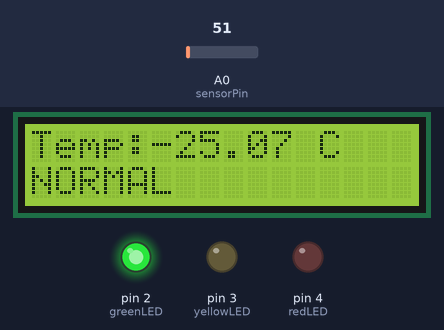
This sketch was run on a simulated Arduino Uno, built with avr-gcc and run on an emulated ATmega328P. Parts: 16×2 character LCD, output pins drawn as LEDs (lit = HIGH). The test bench sets the inputs (shaded band); at power-on: A0 (sensorPin) = 51. What the sketch prints to the serial monitor is not drawn.

Above: at 3.2 s.
3.3 s: A0 (sensorPin) set to 145
At 4.4 s:
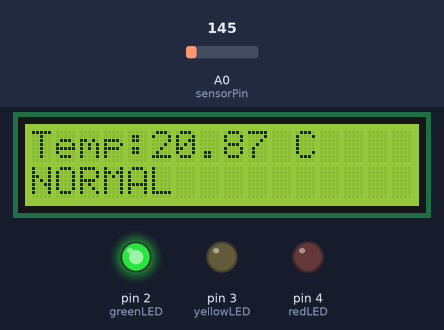
5.5 s: A0 (sensorPin) set to 154
At 6.4 s:
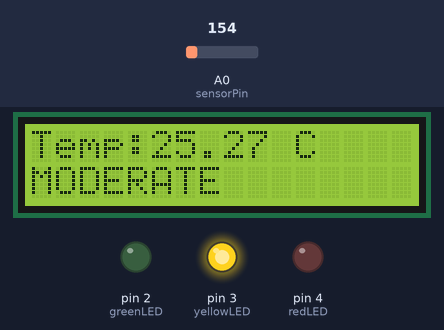
7.5 s: A0 (sensorPin) set to 163
At 9.5 s:
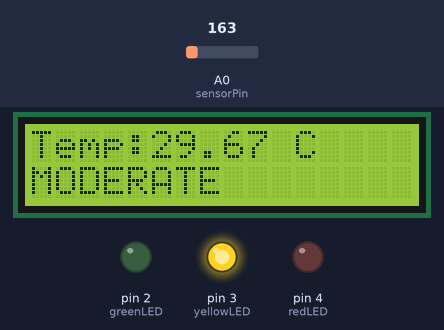
Timing chart, 0 to 11.0 s (numbered marks = the images above; inputs shaded):
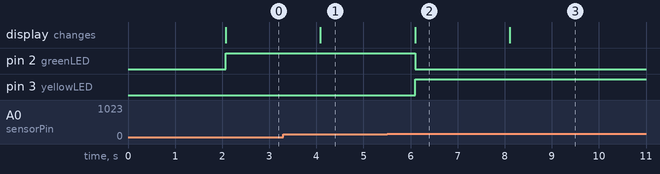

Measured:
- the behaviour switches between 153 and 154 on A0 (sensorPin) (found by bisection; images 1 and 2)
- after the input at 3.3 s, the display: changes after 0.78 s (image 1)
- after the input at 5.5 s, pin 2 (greenLED): HIGH → LOW after 0.60 s; pin 3 (yellowLED): LOW → HIGH after 0.60 s; the display: changes after 0.60 s (image 2)
- after the input at 7.5 s, the display: changes after 0.61 s (image 3)

The sketch:

Code.ino
```cpp
#include <LiquidCrystal.h>

LiquidCrystal lcd(12, 11, 10, 9, 8, 7);

int sensorPin = A0;

int greenLED = 2;
int yellowLED = 3;
int redLED = 4;

int buzzer = 5;

void setup()
{
  Serial.begin(9600);

  pinMode(greenLED, OUTPUT);
  pinMode(yellowLED, OUTPUT);
  pinMode(redLED, OUTPUT);
  pinMode(buzzer, OUTPUT);

  lcd.begin(16, 2);

  // Starting message
  lcd.print("Temp Monitor");
  delay(2000);

  lcd.clear();
}

void loop()
{
  // Read sensor value
  int value = analogRead(sensorPin);

  // Convert reading to voltage
  float voltage = value * (5.0 / 1023.0);

  // LM35 temperature calculation
  float tempC = (voltage - 0.5) * 100;

  // Show temperature in serial monitor
  Serial.print("Temperature: ");
  Serial.print(tempC);
  Serial.println(" C");

  // Update LCD
  lcd.clear();
  lcd.setCursor(0, 0);
  lcd.print("Temp:");
  lcd.print(tempC);
  lcd.print(" C");

  // Check temperature range
  if (tempC < 25)
  {
    digitalWrite(greenLED, HIGH);
    digitalWrite(yellowLED, LOW);
    digitalWrite(redLED, LOW);

    noTone(buzzer);

    lcd.setCursor(0, 1);
    lcd.print("NORMAL");
  }
  else if (tempC >= 25 && tempC <= 30)
  {
    digitalWrite(greenLED, LOW);
    digitalWrite(yellowLED, HIGH);
    digitalWrite(redLED, LOW);

    noTone(buzzer);

    lcd.setCursor(0, 1);
    lcd.print("MODERATE");
  }
  else
  {
    digitalWrite(greenLED, LOW);
    digitalWrite(yellowLED, LOW);
    digitalWrite(redLED, HIGH);

    lcd.setCursor(0, 1);
    lcd.print("HIGH TEMP!");

    // Buzzer only for very high temperature
    if (tempC > 35)
    {
      tone(buzzer, 1000);
    }
    else
    {
      noTone(buzzer);
    }
  }

  delay(1000);
}
```
